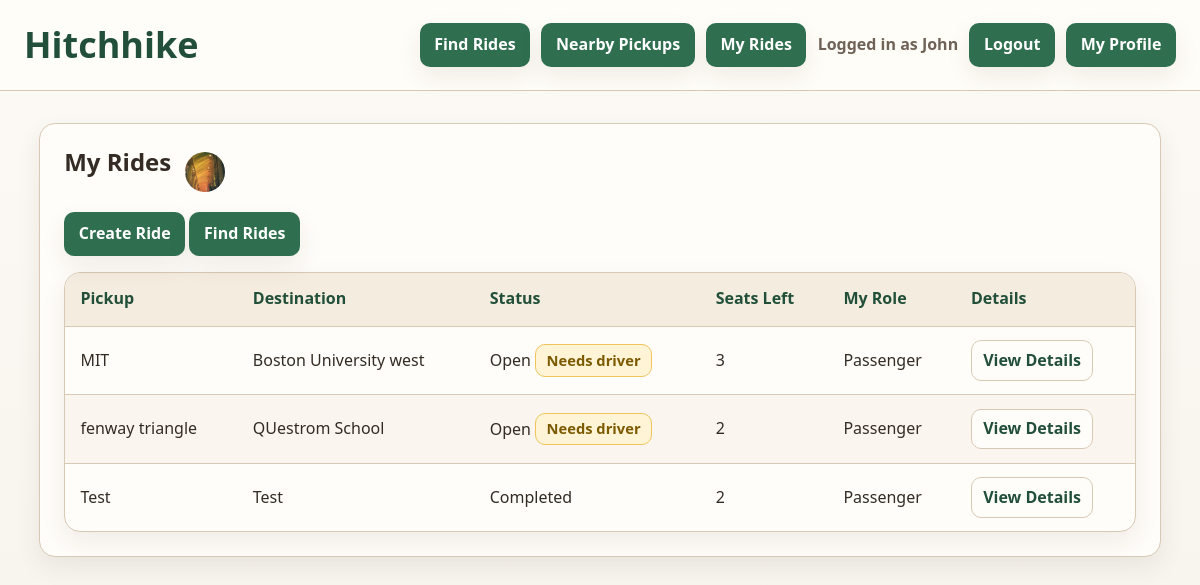
Page /campus_pickup/rides/my/ (signed in) on the earlier database version.
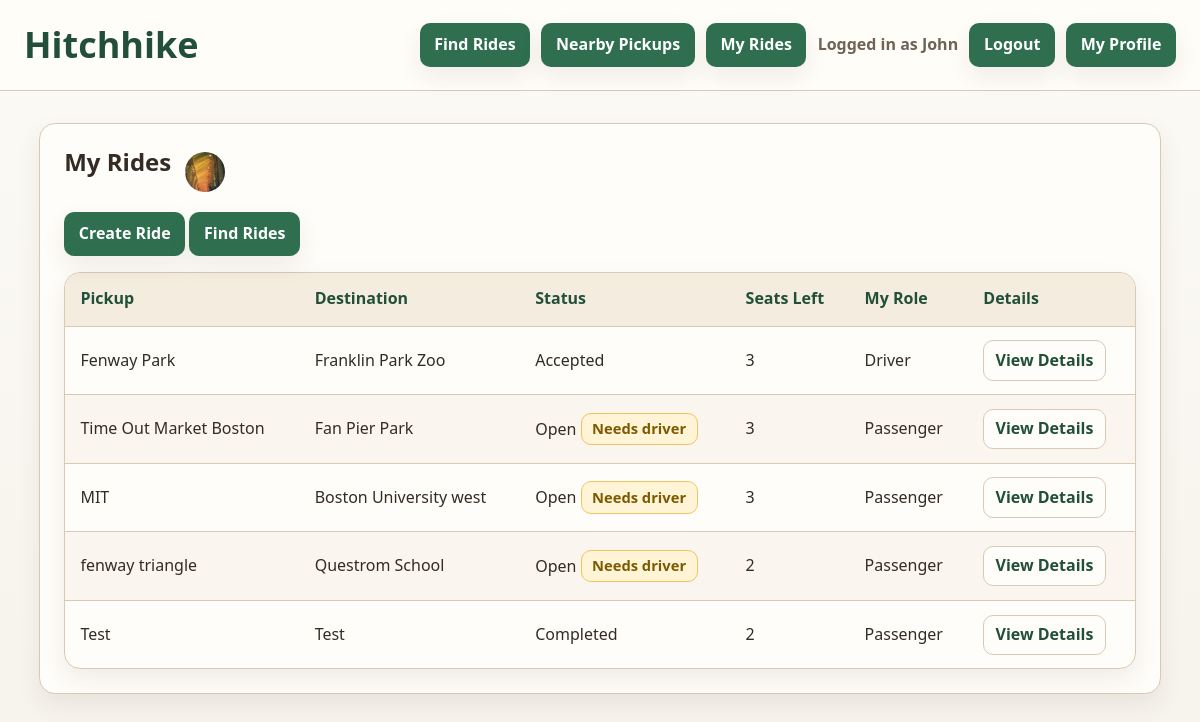
Same page on the later database version.
### campus_pickup/models.py (models this page shows, shortened)
class Profile(models.Model):
    user = models.ForeignKey(User, on_delete=models.CASCADE)
    display_name = models.TextField(blank=False)
    bio_text = models.TextField(blank=True)
    profile_image_url = models.ImageField(
        "profile image",
        upload_to="campus_pickup/profile_images/",
        blank=True,
    )
    join_date = models.DateTimeField(auto_now_add=True)

class Ride(models.Model):
    STATUS_CHOICES = [
        ("open", "Open"),
        ("accepted", "Accepted"),
        ("full", "Full"),
        ("completed", "Completed"),
        ("cancelled", "Cancelled"),
    ]
    creator = models.ForeignKey(
        Profile,
        on_delete=models.CASCADE,
        related_name="created_rides"
    )
    driver = models.ForeignKey(
        Profile,
        on_delete=models.SET_NULL,
        null=True,
        blank=True,
        related_name="driving_rides"
    )
    pickup_location = models.TextField(blank=False)
    destination = models.TextField(blank=False)
    pickup_latitude = models.FloatField(null=True, blank=True)
    pickup_longitude = models.FloatField(null=True, blank=True)
    destination_latitude = models.FloatField(null=True, blank=True)
    destination_longitude = models.FloatField(null=True, blank=True)
    status = models.CharField(
        max_length=20,
        choices=STATUS_CHOICES,
        default="open"
    )
    seat_capacity = models.IntegerField(default=4)
    created_at = models.DateTimeField(auto_now_add=True)
    def seats_taken(self):
        passenger_ids = set(
            RideParticipant.objects.filter(ride=self).values_list("passenger_id", flat=True)
        )
        occupied = len(passenger_ids)
        if self.driver and self.driver_id not in passenger_ids:
            occupied += 1
        return occupied
    def seats_remaining(self):
        return max(self.seat_capacity - self.seats_taken(), 0)

### campus_pickup/views.py (the view)
# urls.py: path("rides/my/", views.MyRideListView.as_view(), name="my_rides"),
class MyRideListView(ProfileRequiredMixin, ListView):
    model = Ride
    template_name = "campus_pickup/my_ride_list.html"
    context_object_name = "rides"
    def get_queryset(self):
        return self.get_my_ride_queryset().select_related("creator", "driver").order_by(
            "-created_at"
        )
    def get_context_data(self, **kwargs):
        context = super().get_context_data(**kwargs)
        my_profile = self.get_my_profile()
        context["my_profile"] = my_profile
        context["my_passenger_ride_ids"] = list(
            RideParticipant.objects.filter(passenger=my_profile).values_list("ride_id", flat=True)
        )
        return context

### campus_pickup/views.py (called while the page is built)
    def get_my_profile(self):
        return get_object_or_404(Profile, user=self.request.user)

    def get_my_ride_queryset(self):
        profile = self.get_my_profile()
        return Ride.objects.filter(
            Q(creator=profile) | Q(driver=profile) | Q(rideparticipant__passenger=profile)
        ).distinct()

### campus_pickup/templates/campus_pickup/my_ride_list.html
{% extends "campus_pickup/base.html" %}
{% block content %}
<section class="panel">
    <div class="page-title">
        <h2>My Rides</h2>
        {% if my_profile.profile_image_url %}
        <img
            class="profile-avatar title-avatar"
            src="{{ my_profile.profile_image_url.url }}"
            alt="{{ my_profile.display_name }}"
        >
        {% endif %}
    </div>
    <p>
        <a class="button-link" href="{% url 'campus_pickup:ride_create' %}">Create Ride</a>
        <a class="button-link" href="{% url 'campus_pickup:ride_list' %}">Find Rides</a>
    </p>
    <table>
        <thead>
            <tr>
                <th>Pickup</th>
                <th>Destination</th>
                <th>Status</th>
                <th>Seats Left</th>
                <th>My Role</th>
                <th>Details</th>
            </tr>
        </thead>
        <tbody>
            {% for r in rides %}
            <tr>
                <td>{{ r.pickup_location }}</td>
                <td>{{ r.destination }}</td>
                <td>
                    {{ r.get_status_display }}
                    {% if not r.driver %}
                    <span class="need-driver">Needs driver</span>
                    {% endif %}
                </td>
                <td>{{ r.seats_remaining }}</td>
                <td>
                    {% if r.driver == my_profile %}Driver{% elif r.id in my_passenger_ride_ids %}Passenger{% else %}-{% endif %}
                </td>
                <td><a class="detail-link" href="{% url 'campus_pickup:ride_detail' r.pk %}">View Details</a></td>
            </tr>
            {% empty %}
            <tr>
                <td colspan="7">You have not created, joined, or driven any rides yet.</td>
            </tr>
            {% endfor %}
        </tbody>
    </table>
</section>
{% endblock %}

### campus_pickup/templates/campus_pickup/base.html (shortened to what this page needs)
{% load static %}
<!DOCTYPE html>
<html lang="en">
<head>
    <link rel="stylesheet" href="{% static 'styles/campus_pickup.css' %}">
</head>
<body>
    <header>
        <h1>Hitchhike</h1>
        <nav>
            {% if user.is_authenticated %}
            <a href="{% url 'campus_pickup:accepted_ride_list' %}">Find Rides</a>
            <a href="{% url 'campus_pickup:nearby_rides' %}">Nearby Pickups</a>
            <a href="{% url 'campus_pickup:my_rides' %}">My Rides</a>
            <span class="nav-status">Logged in as {{ user.username }}</span>
            <form method="post" action="{% url 'campus_pickup:logout' %}" class="nav-form">
                <button type="submit">Logout</button>
            </form>
            <a href="{% url 'campus_pickup:my_profile' %}">My Profile</a>
            {% else %}
            <a href="{% url 'campus_pickup:login' %}">Login</a>
            <a href="{% url 'campus_pickup:profile_create' %}">Create Account</a>
            {% endif %}
        </nav>
    </header>
    <main>
        {% block content %}
        {% endblock %}
    </main>
</body>
</html>

### static/styles/campus_pickup.css (style rules this page uses)
:root { --bg: #f6f3ec; --surface: #fffdf9; --surface-soft: #f4ecdf; --border: #d8c9b4; --text: #332b24; --text-soft: #6f6256; --primary: #2f6f4f; --primary-dark: #214f39; --accent: #d98f3d; --danger: #c94f5d; --warning-bg: #fff4d6; --warning-border: #f0c45c; --shadow: 0 10px 24px rgba(58, 43, 26, 0.08); --radius: 16px; --radius-sm: 10px; }
*, *::before, *::after { box-sizing: border-box; }
body { margin: 0; min-height: 100vh; background: linear-gradient(180deg, #fcfaf5 0%, var(--bg) 100%); color: var(--text); font-family: "Segoe UI", "Trebuchet MS", sans-serif; line-height: 1.6; }
a { color: var(--primary); text-decoration: none; }
header { position: sticky; top: 0; z-index: 10; display: flex; justify-content: space-between; align-items: center; gap: 1rem; padding: 1rem 1.5rem; background: rgba(255, 253, 249, 0.95); border-bottom: 1px solid var(--border); }
header h1 { margin: 0; color: var(--primary-dark); font-size: clamp(1.8rem, 3vw, 2.3rem); }
nav { display: flex; flex-wrap: wrap; align-items: center; justify-content: flex-end; gap: 0.7rem; }
nav a, .button-link, button { display: inline-flex; align-items: center; justify-content: center; min-height: 36px; padding: 0.5rem 0.85rem; border: 1px solid transparent; border-radius: var(--radius-sm); background: var(--primary); color: #ffffff; font: inherit; font-weight: 700; cursor: pointer; box-shadow: var(--shadow); transition: background 0.15s ease, transform 0.15s ease; }
.detail-link { display: inline-flex; align-items: center; justify-content: center; padding: 0.4rem 0.7rem; border: 1px solid var(--border); border-radius: var(--radius-sm); background: var(--surface); color: var(--primary-dark); font-weight: 700; white-space: nowrap; }
.nav-form { margin: 0; }
.nav-status, .help-text { color: var(--text-soft); }
.nav-status { font-weight: 600; }
main { max-width: 1160px; margin: 0 auto; padding: 2rem 1.2rem 3rem; }
.panel, .filters, .location-fields, table { background: var(--surface); border: 1px solid var(--border); border-radius: var(--radius); box-shadow: var(--shadow); }
.panel { margin-bottom: 1.4rem; padding: 1.5rem; }
.panel h2, .panel h3 { margin-top: 0; line-height: 1.2; }
.page-title { display: flex; align-items: center; gap: 0.85rem; }
.profile-avatar { width: 72px; height: 72px; border-radius: 50%; object-fit: cover; }
.page-title .title-avatar { width: 40px; height: 40px; }
table { width: 100%; border-collapse: separate; border-spacing: 0; overflow: hidden; }
th, td { padding: 0.85rem 0.95rem; text-align: left; border-bottom: 1px solid var(--border); }
th { background: var(--surface-soft); color: var(--primary-dark); }
tr:last-child td { border-bottom: 0; }
tr:nth-child(even) td { background: #faf6ef; }
.need-driver { display: inline-block; padding: 0.22rem 0.65rem; border: 1px solid var(--warning-border); border-radius: var(--radius-sm); background: var(--warning-bg); color: #7c5a00; font-size: 0.92rem; font-weight: 700; }

Differences in the rows shown:
added Ride: pickup_location "Fenway Park", destination "Franklin Park Zoo", status "Accepted", seats_remaining "3", shows "Driver"
added Ride: pickup_location "Time Out Market Boston", destination "Fan Pier Park", status "Open", shows "Needs driver", seats_remaining "3", shows "Passenger"
changed Ride "fenway triangle": destination "QUestrom School" → "Questrom School"
